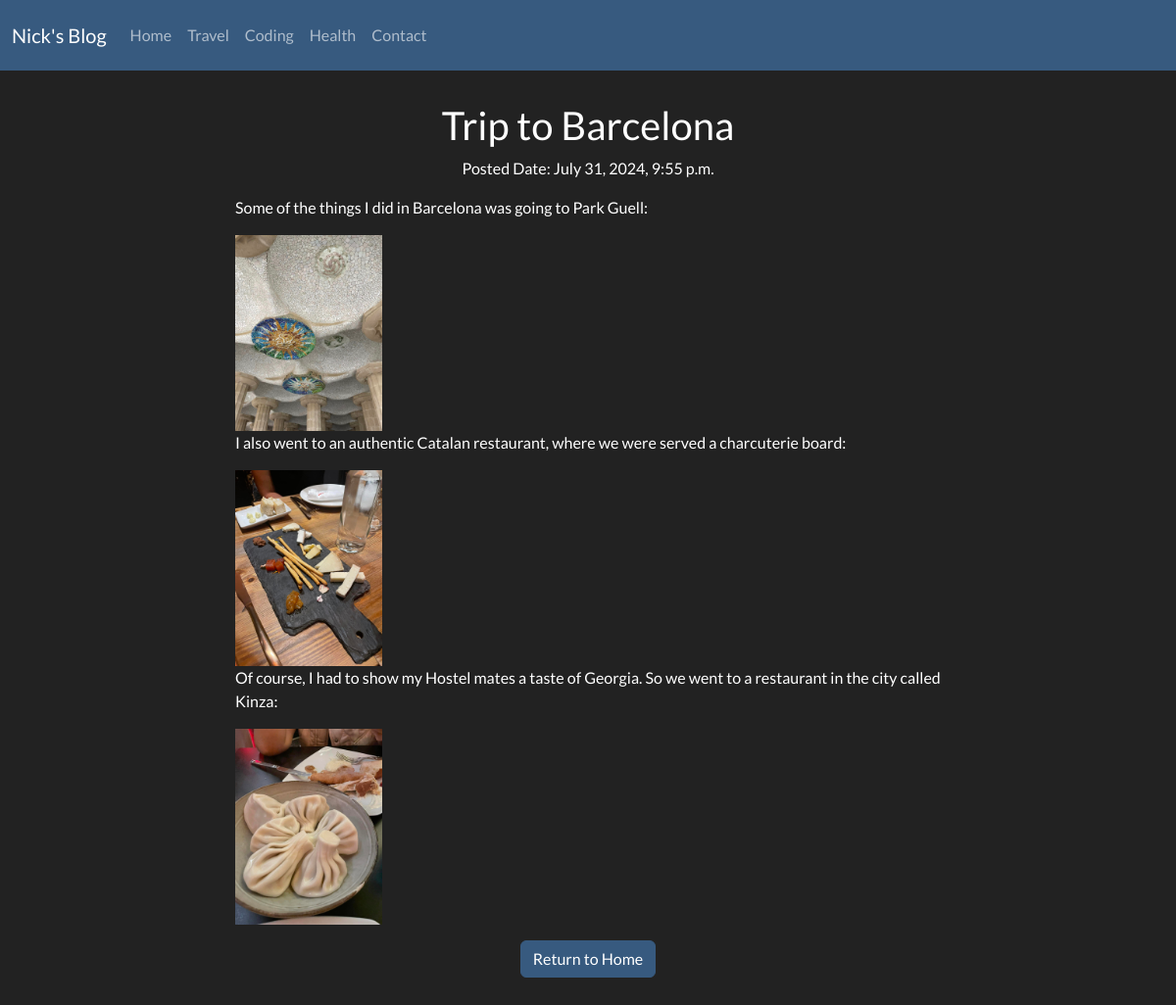
The app's page /post/1/ with its own data.
### blogapp/models.py (models this page shows, shortened)
class Post(models.Model):
    TYPE_CATEGORIES = (('coding','Coding'), ('health', 'Health'), ('travel', 'Travel'))
    user = models.ForeignKey(User, on_delete=models.CASCADE)
    title = models.CharField(max_length=200)
    category = models.CharField(max_length=10, choices=TYPE_CATEGORIES, null=True)
    feature_content = models.TextField(max_length=2000)
    feature_image = models.ImageField(upload_to='assets/images', blank=True, null=True)
    published_date = models.DateTimeField(auto_now_add=True)
    likes = models.IntegerField(default=0)
    comment_count = models.IntegerField(default=0)

class Content (models.Model):
    TYPE_CHOICES = (('text', 'Text'), ('image', 'Image'))
    post = models.ForeignKey(Post, related_name='contents', on_delete=models.CASCADE)
    content_type = models.CharField(max_length=5, choices=TYPE_CHOICES)
    text = models.TextField(blank=True, null=True)
    image = models.ImageField(upload_to='assets/images', blank=True, null=True)

### blogapp/views.py (the view)
# urls.py: path("post/<int:post_id>/", views.post, name="post_content")
def post(request, post_id):
    post = get_object_or_404(Post, pk=post_id)
    context = {"post": post}
    return render(request, "blogapp/post.html", context)

### blogapp/templates/blogapp/post.html
{% extends 'base.html' %} {% block content %}
<div
  style="
    margin: 2em 15em;
    display: flex;
    flex-direction: column;
    align-items: left;
  "
>
  <h2 class="text-center">{{post.title}}</h2>
  <p class="text-center">Posted Date: {{post.published_date}}</p>
  {% for content in post.contents.all %} {% if content.content_type == 'text' %}
  <div>
    <div>
      <p>{{ content.text }}</p>
    </div>
    {% elif content.content_type == 'image' %}
    <div>
      <img src="{{ content.image.url }}" height="200" alt="Blog Image" />
    </div>
  </div>
  {% endif %} {% endfor %}
  <div class="text-center" style="margin: 1em">
    <a href="{% url 'home'%}" class="btn btn-primary">Return to Home</a>
  </div>
</div>
{% endblock %}

### records on screen
Post: title "Trip to Barcelona", published_date "July 31, 2024, 9:55 p.m."
Content: text "Some of the things I did in Barcelona was going to Park Guell:"
Content: image (picture)
Content: text "I also went to an authentic Catalan restaurant, where we were served a charcuterie board:"
Content: image (picture)
Content: text "Of course, I had to show my Hostel mates a taste of Georgia. So we went to a restaurant in the city called Kinza:"
Content: image (picture)
